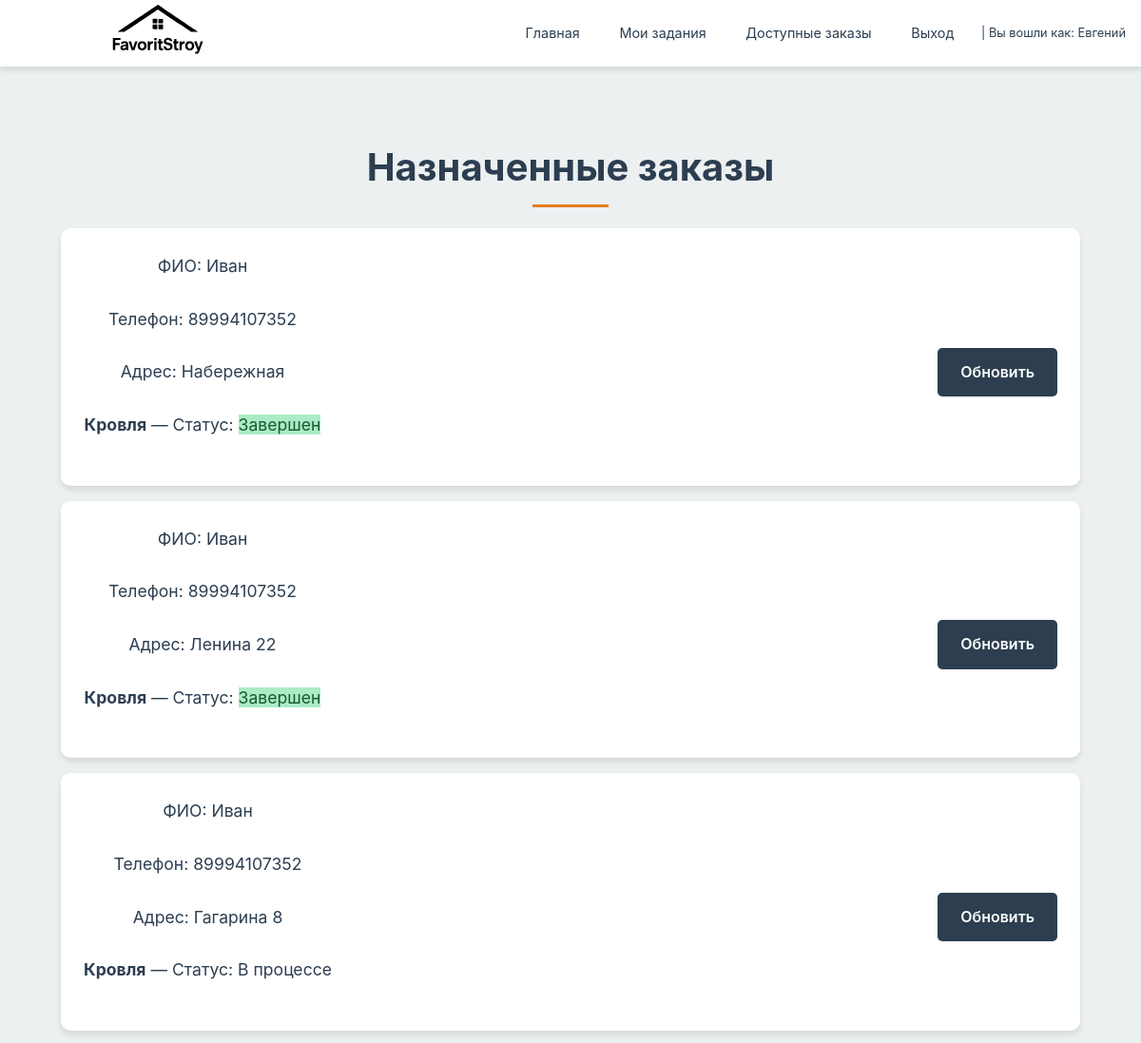
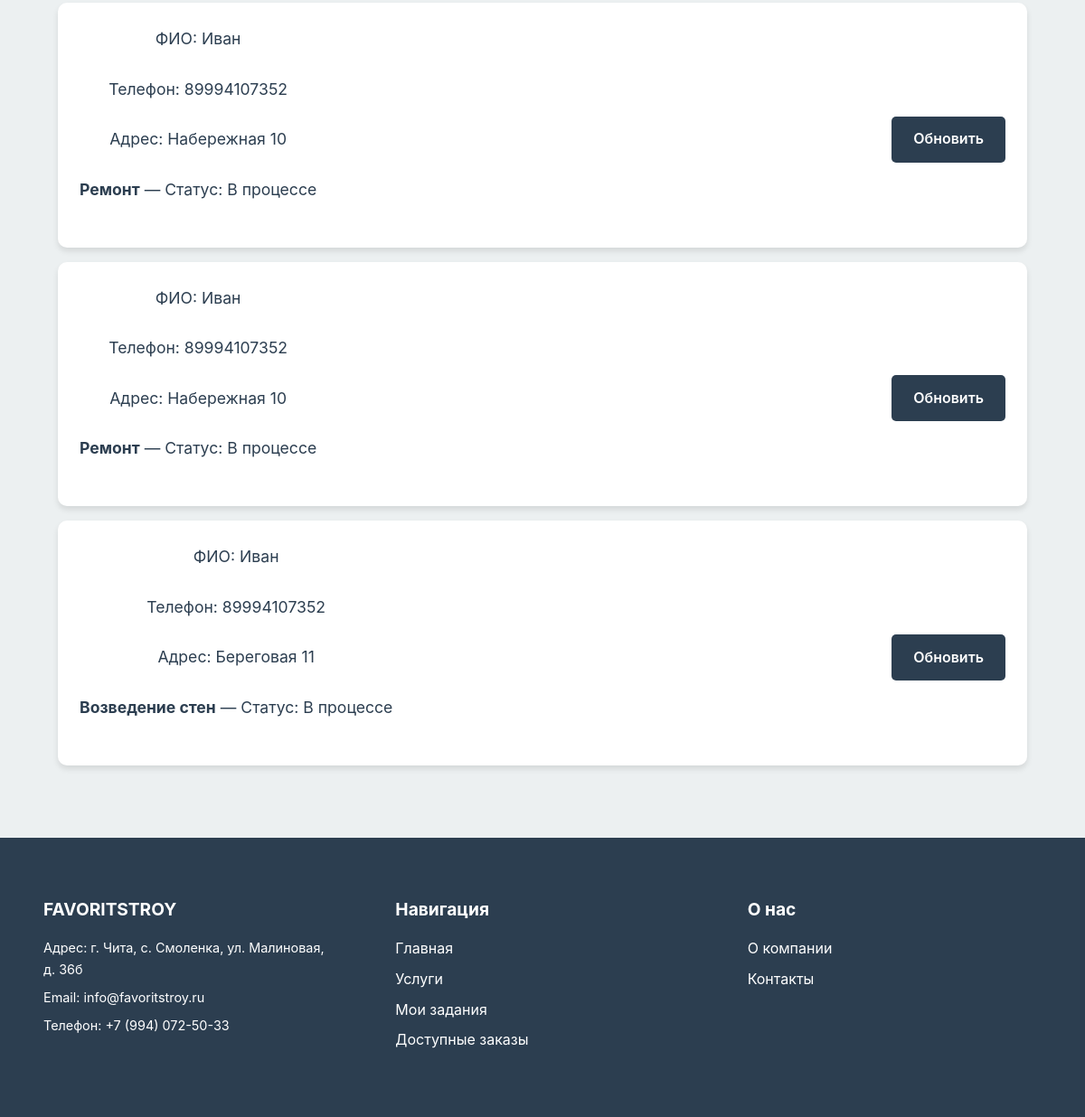
/orders/worker/ (signed in), run on an earlier commit of the app's database (2 pictures, top to bottom).
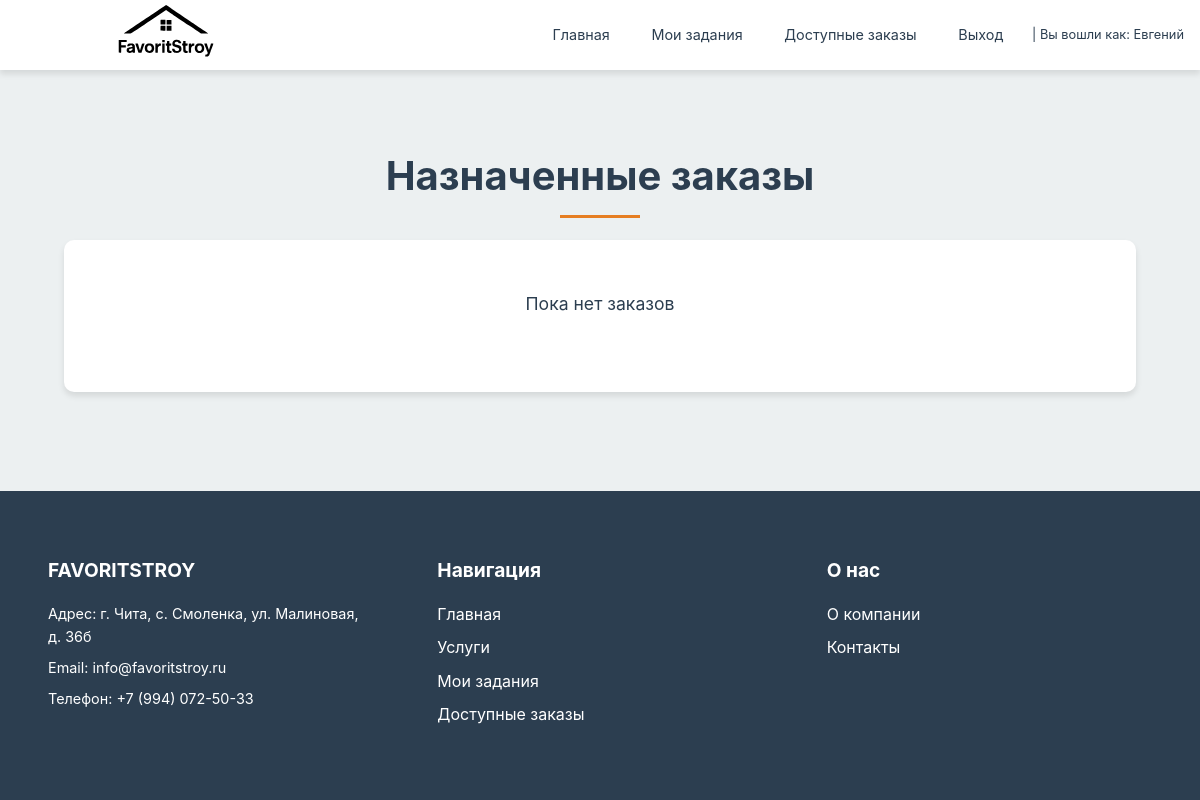
And on a later commit of the database.
### accounts/models.py (models this page shows)
class User(AbstractUser):
    ROLE_CHOICES = (
        ('client', 'Клиент'),
        ('worker', 'Рабочий'),
        ('admin', 'Администратор'),
    )
    role = models.CharField(max_length=10, choices=ROLE_CHOICES, default='client')

### orders/models.py (models this page shows, shortened)
class Order(models.Model):
    STATUS_CHOICES = (
        ('pending_review', 'На рассмотрении'),  # добавили
        ('in_progress', 'В процессе'),
        ('completed', 'Завершен'),
        ('rejected', 'Отклонён'),  # можно на будущее
    )
    client = models.ForeignKey(User, on_delete=models.CASCADE, related_name='client_orders')
    worker = models.ForeignKey(User, on_delete=models.SET_NULL, null=True, blank=True, related_name='worker_orders')
    service = models.ForeignKey(Service, on_delete=models.CASCADE)
    status = models.CharField(max_length=20, choices=STATUS_CHOICES, default='pending')
    progress_notes = models.TextField(blank=True)
    full_name = models.CharField(max_length=100, default='Имя не указано')
    phone_number = models.CharField(max_length=20, default='Не указан')
    address = models.CharField(max_length=255, default='Не указан')
    comment = models.TextField(blank=True)
    created_at = models.DateTimeField(auto_now_add=True)

### services/models.py (models this page shows, shortened)
class Service(models.Model):
    CATEGORY_CHOICES = [
        ('remont', 'Ремонт'),
        ('stroitelstvo', 'Строительство'),
        ('otdelka', 'Отделка'),
        ('demontazh', 'Демонтаж'),
        ('proektirovanie', 'Проектирование'),
    ]
    title = models.CharField(max_length=200)
    description = models.TextField()
    price = models.DecimalField(max_digits=10, decimal_places=2)
    image = models.ImageField(upload_to='services/', blank=True)
    category = models.CharField(
        max_length=20,
        choices=CATEGORY_CHOICES,
        default='stroitelstvo'
    )

### orders/views.py (the view)
# urls.py: path('worker/', views.worker_dashboard, name='worker_dashboard'),
@user_passes_test(is_worker)
def worker_dashboard(request):
    orders = Order.objects.filter(worker=request.user)
    return render(request, 'worker_dashboard.html', {'orders': orders})

### orders/views.py (called while the page is built)
def is_worker(user):
    return user.is_authenticated and user.role == 'worker'

### templates/worker_dashboard.html
{% extends 'base.html' %}
{% block content %}
<section class="worker-orders">
    <div class="section-content">
        <h2>Назначенные заказы</h2>
        {% if orders %}
            <div class="orders-list">
                {% for order in orders %}
                    <div class="order-item">
                        <div class="order-details">
                            <p class="order-info">ФИО: {{ order.full_name }}</p>
                            <p class="order-info">Телефон: {{ order.phone_number }}</p>
                            <p class="order-info">Адрес: {{ order.address }}</p>
                            <p class="service-title"><strong>{{ order.service.title }}</strong> — Статус: <span class="status-{{ order.status|lower }}">{{ order.get_status_display }}</span></p>
                        </div>
                        <a href="{% url 'update_order' order.id %}" class="btn secondary">Обновить</a>
                    </div>
                {% endfor %}
            </div>
        {% else %}
            <div class="empty-state">
                <p>Пока нет заказов</p>
            </div>
        {% endif %}
    </div>
</section>
{% endblock %}

### templates/base.html (shortened to what this page needs)
{% load static %}
<!DOCTYPE html>
<html lang="ru">
<head>
    <link rel="stylesheet" href="{% static 'styles/css/style.css' %}">
</head>
<body>
<header>
    <div class="header-content-wrapper">
        <img src="{% static 'images/logo.svg' %}" alt="FAVORITSTROY" width="150" height="auto">
        <nav>
            <a href="/">Главная</a>
            {% if user.is_authenticated %}
                {% if user.role == 'client' %}
                    <a href="{% url 'services_list' %}">Услуги</a>
                    <a href="{% url 'my_orders' %}">Мои заказы</a>
                {% elif user.role == 'worker' %}
                    <a href="{% url 'worker_orders' %}">Мои задания</a>
                    <a href="{% url 'available_orders' %}">Доступные заказы</a>
                {% elif user.is_superuser %}
                    <a href="/admin/">Админка</a>
                {% endif %}
                <a href="{% url 'logout' %}">Выход</a>
                <span> | Вы вошли как: {{ user.username }}</span>
            {% else %}
                <a href="{% url 'login' %}">Войти</a>
                <a href="{% url 'register' %}">Регистрация</a>
            {% endif %}
        </nav>
    </div>
</header>
<main>
    {% block content %}
    {% endblock %}
</main>
<footer>
    <div class="footer-content">
        <div class="footer-section">
            <h3>FAVORITSTROY</h3>
            <div class="contact-info">
                <p>Адрес: г. Чита, с. Смоленка, ул. Малиновая, д. 36б</p>
                <p>Email: info@favoritstroy.ru</p>
                <p>Телефон: +7 (994) 072-50-33</p>
            </div>
        </div>
        <div class="footer-section">
            <h3>Навигация</h3>
            <a href="/">Главная</a>
            <a href="{% url 'services_list' %}">Услуги</a>
            {% if user.is_authenticated %}
                {% if user.role == 'client' %}
                    <a href="{% url 'my_orders' %}">Мои заказы</a>
                {% elif user.role == 'worker' %}
                    <a href="{% url 'worker_orders' %}">Мои задания</a>
                    <a href="{% url 'available_orders' %}">Доступные заказы</a>
                {% endif %}
            {% else %}
                <a href="{% url 'login' %}">Войти</a>
                <a href="{% url 'register' %}">Регистрация</a>
            {% endif %}
        </div>
        <div class="footer-section">
            <h3>О нас</h3>
            <a href="{% url 'about' %}">О компании</a>
            <a href="{% url 'contacts' %}">Контакты</a>
        </div>
    </div>
</footer>

### static/styles/css/style.css (style rules this page uses)
:root { --primary-color: #2C3E50; --secondary-color: #E67E22; --accent-color: #3498DB; --text-color: #2C3E50; --light-gray: #ECF0F1; --white: #FFFFFF; --shadow: 0 4px 6px rgba(0, 0, 0, 0.1); --transition: all 0.3s ease; }
* { margin: 0; padding: 0; box-sizing: border-box; }
body { font-family: 'Inter', sans-serif; line-height: 1.6; color: var(--text-color); background-color: var(--light-gray); min-height: 100vh; display: flex; flex-direction: column; }
header { background-color: var(--white); box-shadow: var(--shadow); padding: 0.5rem 1rem; position: fixed; width: 100%; top: 0; z-index: 1000; display: flex; justify-content: space-between; align-items: center; box-sizing: border-box; height: 70px; }
.header-content-wrapper { display: flex; align-items: center; width: 100%; max-width: 1200px; margin: 0 auto; justify-content: space-between; }
header img { width: 300px; height: 110px; object-fit: contain; }
nav { display: flex; gap: 1rem; align-items: center; flex-wrap: wrap; }
nav a { color: var(--text-color); text-decoration: none; padding: 0.2rem 0.8rem; border-radius: 5px; transition: var(--transition); position: relative; font-size: 0.9rem; }
nav a::after { content: ''; position: absolute; bottom: 0; left: 50%; width: 0; height: 2px; background-color: var(--secondary-color); transition: var(--transition); transform: translateX(-50%); }
nav span { color: var(--text-color); font-size: 0.8rem; }
main { margin-top: 5rem; padding: 2rem; flex: 1; }
footer { background-color: var(--primary-color); color: var(--white); padding: 3rem 2rem; margin-top: auto; }
.footer-content { max-width: 1200px; margin: 0 auto; display: grid; grid-template-columns: repeat(auto-fit, minmax(250px, 1fr)); gap: 2rem; }
.footer-section { padding: 1rem; }
.footer-section h3 { color: var(--white); margin-bottom: 1rem; font-size: 1.2rem; }
.footer-section a { color: var(--white); text-decoration: none; display: block; margin-bottom: 0.5rem; transition: var(--transition); }
.contact-info p { margin-bottom: 0.5rem; font-size: 0.9rem; }
.section-content { max-width: 1200px; margin: 0 auto; text-align: center; }
.section-content h2 { font-size: 2.5rem; color: var(--primary-color); margin-bottom: 2rem; position: relative; display: inline-block; }
.section-content h2::after { content: ''; position: absolute; bottom: -10px; left: 50%; transform: translateX(-50%); width: 80px; height: 3px; background: var(--secondary-color); }
.section-content p { font-size: 1.1rem; line-height: 1.8; color: var(--text-color); max-width: 800px; margin: 0 auto 1.5rem; }
.empty-state { grid-column: 1 / -1; text-align: center; padding: 3rem; background: var(--white); border-radius: 10px; box-shadow: var(--shadow); }
.empty-state p { color: var(--text-color); font-size: 1.1rem; }
.worker-orders { padding: 2rem; max-width: 1200px; margin: 0 auto; }

What changed in the data, as far as the page shows it:
removed Order: full_name "Иван", phone_number "89994107352", address "Набережная", service "Кровля", status "Завершен"
removed Order: full_name "Иван", phone_number "89994107352", address "Ленина 22", service "Кровля", status "Завершен"
removed Order: full_name "Иван", phone_number "89994107352", address "Гагарина 8", service "Кровля", status "В процессе"
removed Order: full_name "Иван", phone_number "89994107352", address "Набережная 10", service "Ремонт", status "В процессе"
removed Order: full_name "Иван", phone_number "89994107352", address "Набережная 10", service "Ремонт", status "В процессе"
removed Order: full_name "Иван", phone_number "89994107352", address "Береговая 11", service "Возведение стен", status "В процессе"
Also different on the page:
text now shown: "Пока нет заказов"
